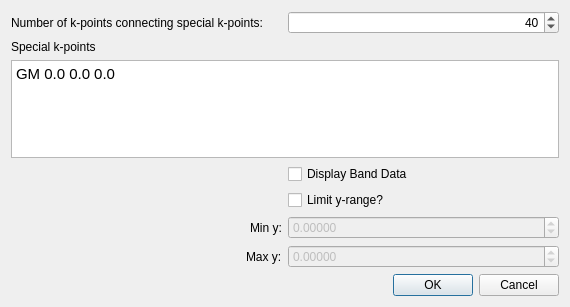
<?xml version="1.0" encoding="UTF-8"?>
<ui version="4.0">
 <class>Avogadro::YaehmopBandDialog</class>
 <widget class="QDialog" name="Avogadro::YaehmopBandDialog">
  <property name="geometry">
   <rect>
    <x>0</x>
    <y>0</y>
    <width>570</width>
    <height>307</height>
   </rect>
  </property>
  <property name="windowTitle">
   <string>Yaehmop Band</string>
  </property>
  <layout class="QGridLayout" name="gridLayout">
   <item row="0" column="1">
    <widget class="QSpinBox" name="spin_numKPoints">
     <property name="toolTip">
      <string>&lt;html&gt;&lt;head/&gt;&lt;body&gt;&lt;p&gt;Enter the number of k-points that will be connecting the special k-points. More of these k-points will smooth out the graph, but the calculation may take longer.&lt;/p&gt;&lt;/body&gt;&lt;/html&gt;</string>
     </property>
     <property name="alignment">
      <set>Qt::AlignRight|Qt::AlignTrailing|Qt::AlignVCenter</set>
     </property>
     <property name="suffix">
      <string/>
     </property>
     <property name="minimum">
      <number>0</number>
     </property>
     <property name="maximum">
      <number>999999</number>
     </property>
     <property name="value">
      <number>40</number>
     </property>
    </widget>
   </item>
   <item row="2" column="0" colspan="2">
    <widget class="QTextEdit" name="edit_specialKPoints">
     <property name="toolTip">
      <string>&lt;html&gt;&lt;head/&gt;&lt;body&gt;&lt;p&gt;Enter special k-points as such:&lt;/p&gt;&lt;p&gt;L 0.5 0.5 0.5&lt;/p&gt;&lt;p&gt;G 0.0 0.0 0.0&lt;/p&gt;&lt;p&gt;X 0.5 0.0 0.5&lt;/p&gt;&lt;p&gt;That is, &amp;lt;symbol&amp;gt; &amp;lt;x&amp;gt; &amp;lt;y&amp;gt; &amp;lt;z&amp;gt; where x, y, and z are fractional reciprocal space coordinates. Lines will be drawn connecting these k-points on the graph in the order you put them in. Please note that the orientation of your cell may have an effect on the locations of these reciprocal space points.&lt;/p&gt;&lt;p&gt;If the space group of the crystal has been perceived or set, the special k points will be automatically filled up with the primitive cell high symmetry points for that space group. There are a few space groups will different high symmetry points depending on the lattice (such as if a &amp;gt; b or a &amp;lt; b) - that is taken into account automatically.&lt;/p&gt;&lt;/body&gt;&lt;/html&gt;</string>
     </property>
     <property name="html">
      <string>&lt;!DOCTYPE HTML PUBLIC &quot;-//W3C//DTD HTML 4.0//EN&quot; &quot;http://www.w3.org/TR/REC-html40/strict.dtd&quot;&gt;
&lt;html&gt;&lt;head&gt;&lt;meta name=&quot;qrichtext&quot; content=&quot;1&quot; /&gt;&lt;style type=&quot;text/css&quot;&gt;
p, li { white-space: pre-wrap; }
&lt;/style&gt;&lt;/head&gt;&lt;body style=&quot; font-family:'Ubuntu'; font-size:11pt; font-weight:400; font-style:normal;&quot;&gt;
&lt;p style=&quot; margin-top:0px; margin-bottom:0px; margin-left:0px; margin-right:0px; -qt-block-indent:0; text-indent:0px;&quot;&gt;GM 0.0 0.0 0.0&lt;/p&gt;&lt;/body&gt;&lt;/html&gt;</string>
     </property>
    </widget>
   </item>
   <item row="3" column="1">
    <widget class="QCheckBox" name="cb_displayBandData">
     <property name="toolTip">
      <string>&lt;html&gt;&lt;head/&gt;&lt;body&gt;&lt;p&gt;If this box is checked, all of the band data will be displayed in an edit box. The user may copy and paste it for use elsewhere. The data is in this format:&lt;/p&gt;&lt;p&gt;&lt;br/&gt;&lt;/p&gt;&lt;p&gt;# Special k points&lt;/p&gt;&lt;p&gt;# &amp;lt;symbol&amp;gt; &amp;lt;x&amp;gt; &amp;lt;y&amp;gt; &amp;lt;z&amp;gt; &amp;lt;k space value (x)&amp;gt;&lt;/p&gt;&lt;p&gt;# L 0.5 0.5 0.5 &lt;/p&gt;&lt;p&gt;# etc.&lt;/p&gt;&lt;p&gt;# &amp;lt;k space distance (x)&amp;gt; &amp;lt;band 1 energies&amp;gt; &amp;lt;band 2 energies&amp;gt; &amp;lt;etc.&amp;gt;&lt;/p&gt;&lt;/body&gt;&lt;/html&gt;</string>
     </property>
     <property name="text">
      <string>Display Band Data</string>
     </property>
    </widget>
   </item>
   <item row="0" column="0">
    <widget class="QLabel" name="label">
     <property name="text">
      <string>Number of k-points connecting special k-points:</string>
     </property>
    </widget>
   </item>
   <item row="4" column="1">
    <widget class="QCheckBox" name="cb_limitY">
     <property name="toolTip">
      <string>&lt;html&gt;&lt;head/&gt;&lt;body&gt;&lt;p&gt;Limit the y-range in the plot?&lt;/p&gt;&lt;/body&gt;&lt;/html&gt;</string>
     </property>
     <property name="text">
      <string>Limit y-range?</string>
     </property>
    </widget>
   </item>
   <item row="5" column="1">
    <widget class="QDoubleSpinBox" name="spin_minY">
     <property name="enabled">
      <bool>false</bool>
     </property>
     <property name="decimals">
      <number>5</number>
     </property>
     <property name="minimum">
      <double>-10000.000000000000000</double>
     </property>
     <property name="maximum">
      <double>10000.000000000000000</double>
     </property>
    </widget>
   </item>
   <item row="1" column="0">
    <widget class="QLabel" name="label_2">
     <property name="text">
      <string>Special k-points</string>
     </property>
    </widget>
   </item>
   <item row="6" column="1">
    <widget class="QDoubleSpinBox" name="spin_maxY">
     <property name="enabled">
      <bool>false</bool>
     </property>
     <property name="decimals">
      <number>5</number>
     </property>
     <property name="minimum">
      <double>-1000.000000000000000</double>
     </property>
     <property name="maximum">
      <double>1000.000000000000000</double>
     </property>
    </widget>
   </item>
   <item row="5" column="0" alignment="Qt::AlignRight">
    <widget class="QLabel" name="label_3">
     <property name="text">
      <string>Min y:</string>
     </property>
    </widget>
   </item>
   <item row="6" column="0" alignment="Qt::AlignRight">
    <widget class="QLabel" name="label_4">
     <property name="text">
      <string>Max y:</string>
     </property>
    </widget>
   </item>
   <item row="7" column="0" colspan="2">
    <widget class="QDialogButtonBox" name="buttonBox">
     <property name="orientation">
      <enum>Qt::Horizontal</enum>
     </property>
     <property name="standardButtons">
      <set>QDialogButtonBox::Cancel|QDialogButtonBox::Ok</set>
     </property>
    </widget>
   </item>
  </layout>
 </widget>
 <resources/>
 <connections>
  <connection>
   <sender>buttonBox</sender>
   <signal>accepted()</signal>
   <receiver>Avogadro::YaehmopBandDialog</receiver>
   <slot>accept()</slot>
   <hints>
    <hint type="sourcelabel">
     <x>248</x>
     <y>254</y>
    </hint>
    <hint type="destinationlabel">
     <x>157</x>
     <y>274</y>
    </hint>
   </hints>
  </connection>
  <connection>
   <sender>buttonBox</sender>
   <signal>rejected()</signal>
   <receiver>Avogadro::YaehmopBandDialog</receiver>
   <slot>reject()</slot>
   <hints>
    <hint type="sourcelabel">
     <x>316</x>
     <y>260</y>
    </hint>
    <hint type="destinationlabel">
     <x>286</x>
     <y>274</y>
    </hint>
   </hints>
  </connection>
  <connection>
   <sender>cb_limitY</sender>
   <signal>toggled(bool)</signal>
   <receiver>spin_minY</receiver>
   <slot>setEnabled(bool)</slot>
   <hints>
    <hint type="sourcelabel">
     <x>449</x>
     <y>180</y>
    </hint>
    <hint type="destinationlabel">
     <x>449</x>
     <y>211</y>
    </hint>
   </hints>
  </connection>
  <connection>
   <sender>cb_limitY</sender>
   <signal>toggled(bool)</signal>
   <receiver>spin_maxY</receiver>
   <slot>setEnabled(bool)</slot>
   <hints>
    <hint type="sourcelabel">
     <x>449</x>
     <y>180</y>
    </hint>
    <hint type="destinationlabel">
     <x>449</x>
     <y>244</y>
    </hint>
   </hints>
  </connection>
 </connections>
</ui>
